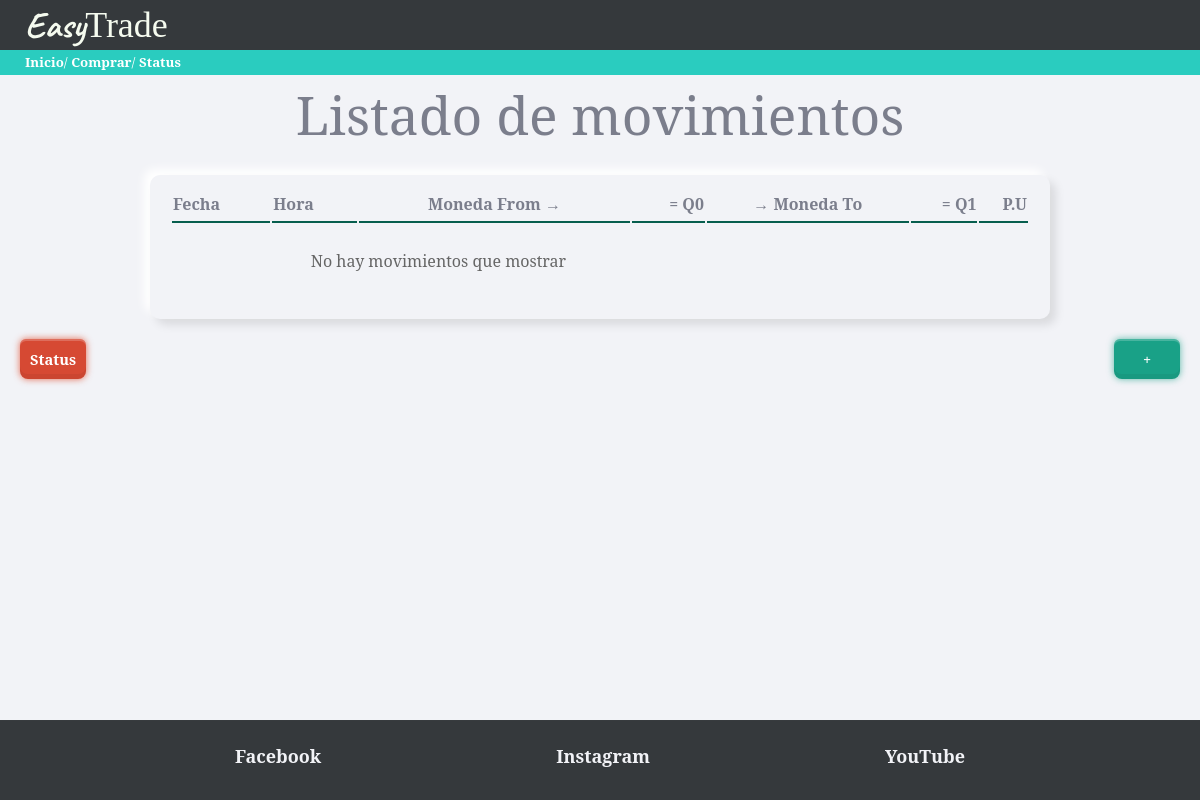
The app's page /, older data.
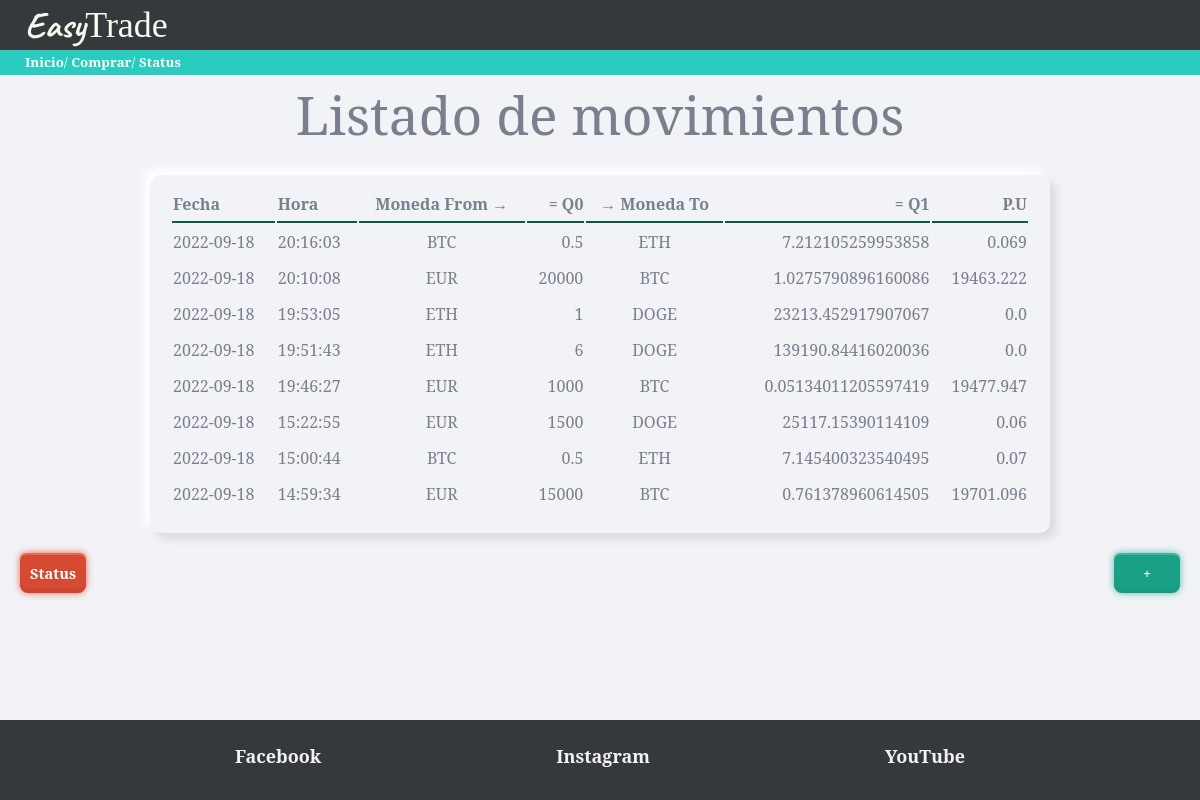
The same page, newer data.
### tables this page shows
CREATE TABLE "movimientos" (
	"id"	INTEGER NOT NULL,
	"fecha"	TEXT NOT NULL,
	"hora"	TEXT NOT NULL,
	"moneda_from"	TEXT NOT NULL DEFAULT 'EUR',
	"cantidad_from"	NUMERIC NOT NULL,
	"moneda_to"	REAL NOT NULL,
	"cantidad_to"	REAL NOT NULL,
	PRIMARY KEY("id" AUTOINCREMENT)
);

### trader/views.py (the view)
@app.route('/')
def movimientos():
    db = DBManager(RUTA)
    movimientos = db.consultaSQL('SELECT * FROM movimientos ORDER BY fecha DESC, hora DESC LIMIT 15')
    return render_template('inicio.html', movs=movimientos)

### trader/models.py (called while the page is built)
    def consultaSQL(self, consulta):
        conexion = sqlite3.connect(self.ruta)
        cursor = conexion.cursor()
        cursor.execute(consulta)
        self.movimientos = []
        nombres_columna = []
        for desc_columna in cursor.description:
            nombres_columna.append(desc_columna[0])
        datos = cursor.fetchall()
        for dato in datos:
            movimiento = {}
            indice = 0
            for nombre in nombres_columna:
                movimiento[nombre] = dato[indice]
                indice += 1
            self.movimientos.append(movimiento)
        conexion.close()
        return self.movimientos

### trader/templates/inicio.html (shortened to what this page needs)
{% extends "base.html" %}
{% block page_title %}
Listado de movimientos
{% endblock %}
{% block contenido %}
{{ super() }}
<table class="paper">
  <tr>
    <th class="titulo-tabla">Fecha</th>
    <th class="titulo-tabla">Hora</th>
    <th class="titulo-tabla moneda">Moneda From →</th>
    <th class="titulo-tabla numero">= Q0</th>
    <th class="titulo-tabla moneda">→ Moneda To</th>
    <th class="titulo-tabla numero">= Q1</th>
    <th class="titulo-tabla numero">P.U</th>
  </tr>
  {% if movs %}
  {% for mov in movs %}
  <tr>
    <td>
      {% if mov.fecha %}
        {{ mov.fecha }}
      {% else %}
        ---
      {% endif %}
    </td>
    <td>
      {% if mov.hora %}
        {{ mov.hora }}
      {% else %}
        ---
      {% endif %}
    </td>
    <td class="moneda"> {{ mov.moneda_from }} </td>
    <td class="numero">{{ mov.cantidad_from }}</td>
    <td class="moneda"> {{ mov.moneda_to }} </td>
    <td class="numero">{{ mov.cantidad_to }}</td>
    <td class="numero"> {{ (mov.cantidad_from / mov.cantidad_to)|round(3, 'common') }} </td>
  </tr>
  {% endfor %}
  {% else %}
  <tr>
    <td colspan="4" class="lista-vacia">No hay movimientos que mostrar</td>
  </tr>
  {% endif %}
</table>
<div class="acciones-inicio">
  <a class="red-button" href="/status">Status</a>
  <a class="green-button" href="/comprar">+</a>
</div>
{% endblock %}

### trader/templates/base.html (shortened to what this page needs)
<!DOCTYPE html>
<html lang="en">
<head>
  <link rel="stylesheet" href="../static/css/skeuos.css">
  <link rel="stylesheet" href="../static/css/styles.css">
  <link rel="stylesheet" href="../static/css/navbar.css">
  <link rel="stylesheet" href="../static/css/header.css">
  <link rel="stylesheet" href="../static/css/reset.css">
  <link rel="stylesheet" href="../static/css/compra.css">
  <link rel="stylesheet" href="../static/css/inicio.css">
  <link rel="stylesheet" href="../static/css/status.css">
  <link rel="stylesheet" href="../static/css/footer.css">
</head>
<body>
  {% include 'components/header.html' %}
  {% include 'components/navbar.html' %}
  <main>
    {% block contenido %}
    <h1>{% block page_title %}{% endblock %}</h1>
    {% endblock%}
  </main>
  {% include 'components/footer.html'%}
</body>
</html>

### trader/templates/components/header.html
<header class="header">
  <h4>
    <span class="logo">Easy</span>Trade
  </h4>
</header>

### trader/templates/components/navbar.html
<nav class="main-menu">
  <a href="/" >Inicio</a>/
  <a href="/comprar">Comprar</a>/
  <a href="/status">Status</a>
</nav>

### trader/templates/components/footer.html
<footer class="footer">
  <aside class="social">
    <ul class="redes-sociales">
      <li class="footer-item">
        <a href="https://www.Facebook.com/Litlejack" class="link" target="_blank">Facebook</a>
      </li>
      <li class="footer-item">
        <a href="https://www.instagram.com/root3012/" class="link" target="_blank">Instagram</a>
      </li>
      <li class="footer-item">
        <a href="https://www.youtube.com/channel/UCWIxBcuSJnKRgHjQM83-CDA" class="link" target="_blank">YouTube</a>
      </li>
    </ul>
  </aside>
</footer>

### trader/static/css/styles.css (style rules this page uses)
main { display: flex; position: relative; max-width: 1200px; margin:auto; padding: 0 20px; flex-wrap: wrap; flex-direction: column; justify-content: center; align-items: center; }
h1 { margin: 0 250px ; }

### trader/static/css/navbar.css (style rules this page uses)
nav { background-color: #2accbf; color: white; height: 25px; line-height: 25px; padding-left: 25px; }
nav.main-menu a { color: white; }

### trader/static/css/header.css (style rules this page uses)
header { position: relative; background-color: #35393c; color: #f5fbef; height: 50px; font-size: large; line-height: 54px; padding-left: 25px; top: 0; left: 0; }
header > h4 { position: absolute; margin: 0; font-family: 'Times New Roman', Times, serif; line-height: 50px; }
span.logo { position: relative; display: inline-block; font-family: 'Caveat',cursive; font-weight: 700; }

### trader/static/css/inicio.css (style rules this page uses)
table.paper { width: 100%; max-width: 900px; justify-content: center; }
.titulo-tabla { border-bottom: #075e4e 2px solid; text-align: left; }
.numero { text-align: right; }
.moneda { text-align: center; }
.acciones-inicio { margin-top: 20px; width: 100%; display: flex; justify-content: space-between; }

### trader/static/css/footer.css (style rules this page uses)
.footer { top: 100vh ; background-color: #35393c; display: flex; flex-direction: column-reverse; position: sticky; bottom: 0; padding-bottom: .35rem; margin-top: 3rem; line-height: 5rem; }
.lista-enlaces, .redes-sociales { list-style: none; padding: 0; display: flex; justify-content: space-evenly; color: black; margin: .25rem 0; }
a.link { font-size: large; color: #f2f3f7; }

Row changes from the older to the newer data that the page shows:
added movimientos: fecha "2022-09-18", hora "20:16:03", moneda_from "BTC", cantidad_from "0.5", moneda_to "ETH", cantidad_to "7.212105259953858", (mov.cantidad_from/mov.cantidad_to)|round(3,'common') "0.069"
added movimientos: fecha "2022-09-18", hora "20:10:08", moneda_from "EUR", cantidad_from "20000", moneda_to "BTC", cantidad_to "1.0275790896160086", (mov.cantidad_from/mov.cantidad_to)|round(3,'common') "19463.222"
added movimientos: fecha "2022-09-18", hora "19:53:05", moneda_from "ETH", cantidad_from "1", moneda_to "DOGE", cantidad_to "23213.452917907067", (mov.cantidad_from/mov.cantidad_to)|round(3,'common') "0.0"
added movimientos: fecha "2022-09-18", hora "19:51:43", moneda_from "ETH", cantidad_from "6", moneda_to "DOGE", cantidad_to "139190.84416020036", (mov.cantidad_from/mov.cantidad_to)|round(3,'common') "0.0"
added movimientos: fecha "2022-09-18", hora "19:46:27", moneda_from "EUR", cantidad_from "1000", moneda_to "BTC", cantidad_to "0.05134011205597419", (mov.cantidad_from/mov.cantidad_to)|round(3,'common') "19477.947"
added movimientos: fecha "2022-09-18", hora "15:22:55", moneda_from "EUR", cantidad_from "1500", moneda_to "DOGE", cantidad_to "25117.15390114109", (mov.cantidad_from/mov.cantidad_to)|round(3,'common') "0.06"
added movimientos: fecha "2022-09-18", hora "15:00:44", moneda_from "BTC", cantidad_from "0.5", moneda_to "ETH", cantidad_to "7.145400323540495", (mov.cantidad_from/mov.cantidad_to)|round(3,'common') "0.07"
added movimientos: fecha "2022-09-18", hora "14:59:34", moneda_from "EUR", cantidad_from "15000", moneda_to "BTC", cantidad_to "0.761378960614505", (mov.cantidad_from/mov.cantidad_to)|round(3,'common') "19701.096"
Text that changed along with them:
text no longer shown: "No hay movimientos que mostrar"
